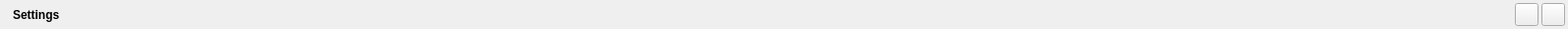
<?xml version="1.0" encoding="UTF-8"?>
<ui version="4.0">
 <class>TitleBar</class>
 <widget class="QWidget" name="TitleBar">
  <property name="geometry">
   <rect>
    <x>0</x>
    <y>0</y>
    <width>1593</width>
    <height>29</height>
   </rect>
  </property>
  <property name="windowTitle">
   <string>Form</string>
  </property>
  <layout class="QHBoxLayout" name="horizontalLayout">
   <property name="spacing">
    <number>3</number>
   </property>
   <property name="leftMargin">
    <number>13</number>
   </property>
   <property name="topMargin">
    <number>3</number>
   </property>
   <property name="rightMargin">
    <number>3</number>
   </property>
   <property name="bottomMargin">
    <number>3</number>
   </property>
   <item>
    <widget class="QLabel" name="titleLabel">
     <property name="font">
      <font>
       <weight>75</weight>
       <bold>true</bold>
      </font>
     </property>
     <property name="text">
      <string>Settings</string>
     </property>
    </widget>
   </item>
   <item>
    <spacer name="horizontalSpacer_5">
     <property name="orientation">
      <enum>Qt::Horizontal</enum>
     </property>
     <property name="sizeHint" stdset="0">
      <size>
       <width>747</width>
       <height>20</height>
      </size>
     </property>
    </spacer>
   </item>
   <item>
    <widget class="QToolButton" name="reinitButton">
     <property name="toolTip">
      <string>Reset all settings to default values</string>
     </property>
     <property name="text">
      <string/>
     </property>
     <property name="icon">
      <iconset resource="../duqf_resources.qrc">
       <normaloff>:/icons/reinit</normaloff>:/icons/reinit</iconset>
     </property>
    </widget>
   </item>
   <item>
    <widget class="QToolButton" name="closeButton">
     <property name="toolTip">
      <string>Close settings</string>
     </property>
     <property name="text">
      <string/>
     </property>
     <property name="icon">
      <iconset resource="../duqf_resources.qrc">
       <normaloff>:/icons/close</normaloff>:/icons/close</iconset>
     </property>
    </widget>
   </item>
  </layout>
 </widget>
 <resources>
  <include location="../duqf_resources.qrc"/>
 </resources>
 <connections/>
</ui>
